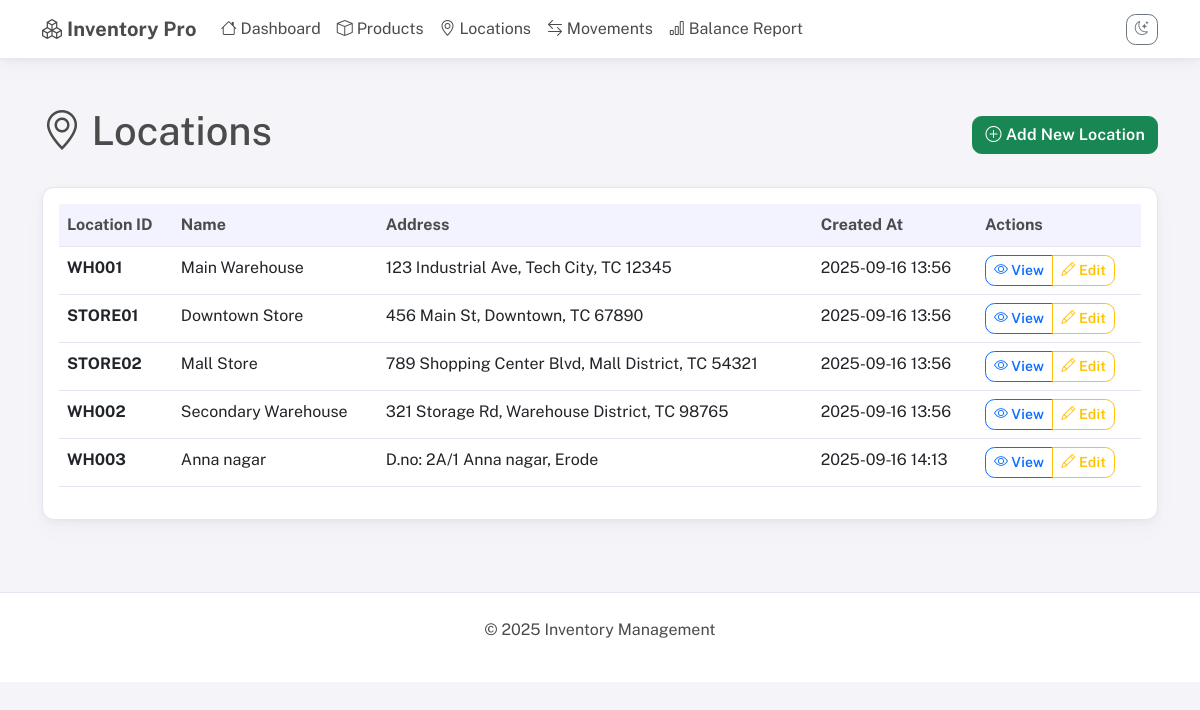
/locations, run on the app's committed database.
### app.py (models this page shows, shortened)
class Location(db.Model):
    location_id = db.Column(db.String(50), primary_key=True)
    name = db.Column(db.String(100), nullable=False)
    address = db.Column(db.Text)
    created_at = db.Column(db.DateTime, default=datetime.utcnow)

### app.py (the view)
@app.route('/locations')
def locations():
    locations = Location.query.all()
    return render_template('locations.html', locations=locations)

### templates/locations.html (shortened to what this page needs)
{% extends "base.html" %}
{% block content %}
<div class="container mt-4">
    <div class="d-flex justify-content-between align-items-center mb-4">
        <h1><i class="bi bi-geo-alt"></i> Locations</h1>
        <a href="{{ url_for('add_location') }}" class="btn btn-success">
            <i class="bi bi-plus-circle"></i> Add New Location
        </a>
    </div>
    {% if locations %}
    <div class="card">
        <div class="card-body">
            <div class="table-responsive">
                <table class="table table-hover">
                    <thead>
                        <tr>
                            <th>Location ID</th>
                            <th>Name</th>
                            <th>Address</th>
                            <th>Created At</th>
                            <th>Actions</th>
                        </tr>
                    </thead>
                    <tbody>
                        {% for location in locations %}
                        <tr>
                            <td><strong>{{ location.location_id }}</strong></td>
                            <td>{{ location.name }}</td>
                            <td>{{ location.address[:50] if location.address else '-' }}{% if location.address and location.address|length > 50 %}...{% endif %}</td>
                            <td>{{ location.created_at.strftime('%Y-%m-%d %H:%M') }}</td>
                            <td>
                                <div class="btn-group" role="group">
                                    <a href="{{ url_for('view_location', location_id=location.location_id) }}"
                                       class="btn btn-sm btn-outline-primary">
                                        <i class="bi bi-eye"></i> View
                                    </a>
                                    <a href="{{ url_for('edit_location', location_id=location.location_id) }}"
                                       class="btn btn-sm btn-outline-warning">
                                        <i class="bi bi-pencil"></i> Edit
                                    </a>
                                </div>
                            </td>
                        </tr>
                        {% endfor %}
                    </tbody>
                </table>
            </div>
        </div>
    </div>
    {% endif %}
</div>
{% endblock %}

### templates/base.html (style rules this page uses)
:root, :root[data-theme="light"], [data-theme="light"] { --bs-primary: #696cff; --bs-primary-rgb: 105,108,255; --bs-secondary: #8592a3; --bs-success: #71dd37; --bs-info: #03c3ec; --bs-warning: #ffab00; --bs-danger: #ff3e1d; --bs-light: #f5f5f9; --bs-dark: #233446; --ui-body-bg: #f5f5f9; --ui-content-bg: #ffffff; --ui-text: #4b4b4b; --ui-muted: #667085; --ui-border: #e6e6f2; --ui-card-shadow: 0 2px 6px rgba(76, 87, 125, 0.06), 0 10px 20px rgba(76, 87, 125, 0.04); }
body { background-color: var(--ui-body-bg); color: var(--ui-text); font-family: 'Public Sans', system-ui, -apple-system, Segoe UI, Roboto, Ubuntu, Cantarell, Noto Sans, "Helvetica Neue", Arial, "Apple Color Emoji", "Segoe UI Emoji", "Segoe UI Symbol", sans-serif; line-height: 1.6; }
.card { background: var(--ui-content-bg); color: var(--ui-text); border: 1px solid var(--ui-border); border-radius: 0.75rem; box-shadow: var(--ui-card-shadow); transition: transform .2s ease, box-shadow .2s ease; }
.btn { border-radius: 0.6rem; font-weight: 600; letter-spacing: .2px; }
.table { color: inherit; }
.table thead th { background: rgba(var(--bs-primary-rgb), .08); color: var(--ui-text); border-bottom-color: var(--ui-border); font-weight: 700; }
.table tbody tr { border-color: var(--ui-border); }

### data on the page
Location: location_id "WH001", name "Main Warehouse", address "123 Industrial Ave, Tech City, TC 12345", created_at "2025-09-16 13:56"
Location: location_id "STORE01", name "Downtown Store", address "456 Main St, Downtown, TC 67890", created_at "2025-09-16 13:56"
Location: location_id "STORE02", name "Mall Store", address "789 Shopping Center Blvd, Mall District, TC 54321", created_at "2025-09-16 13:56"
Location: location_id "WH002", name "Secondary Warehouse", address "321 Storage Rd, Warehouse District, TC 98765", created_at "2025-09-16 13:56"
Location: location_id "WH003", name "Anna nagar", address "D.no: 2A/1 Anna nagar, Erode", created_at "2025-09-16 14:13"
